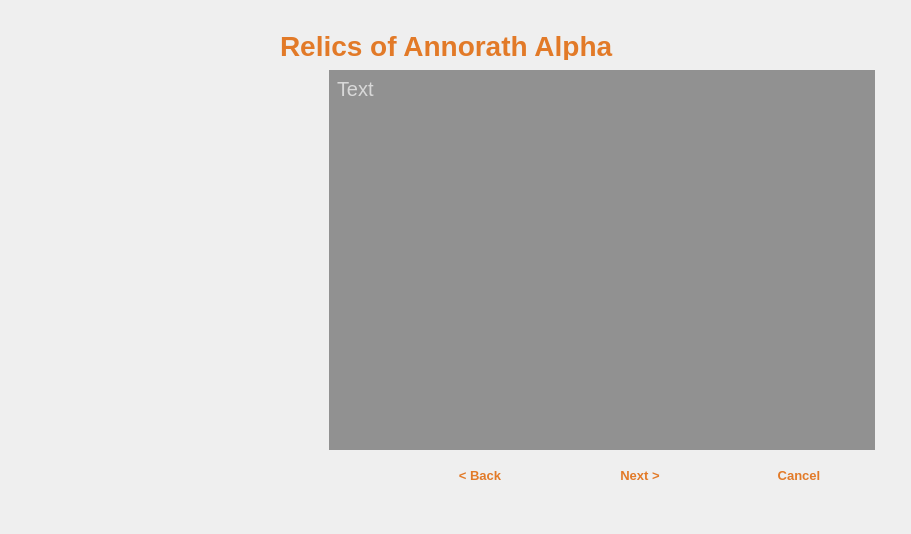
<?xml version="1.0" encoding="UTF-8"?>
<ui version="4.0">
 <class>RoaMainWidget</class>
 <widget class="QWidget" name="RoaMainWidget">
  <property name="geometry">
   <rect>
    <x>0</x>
    <y>0</y>
    <width>911</width>
    <height>534</height>
   </rect>
  </property>
  <property name="windowTitle">
   <string>Relics of Annorath - Installer</string>
  </property>
  <widget class="QWidget" name="background" native="true">
   <property name="geometry">
    <rect>
     <x>2</x>
     <y>0</y>
     <width>901</width>
     <height>531</height>
    </rect>
   </property>
   <property name="font">
    <font>
     <pointsize>11</pointsize>
     <stylestrategy>PreferAntialias</stylestrategy>
     <kerning>false</kerning>
    </font>
   </property>
   <property name="styleSheet">
    <string notr="true">background-image: url(:/images/background.png);</string>
   </property>
  </widget>
  <widget class="QLabel" name="qlDesc">
   <property name="geometry">
    <rect>
     <x>337</x>
     <y>77</y>
     <width>530</width>
     <height>80</height>
    </rect>
   </property>
   <property name="font">
    <font>
     <pointsize>-1</pointsize>
    </font>
   </property>
   <property name="styleSheet">
    <string notr="true">color: rgb(216, 216, 216);
font-size: 20px;</string>
   </property>
   <property name="text">
    <string>&lt;html&gt;&lt;head/&gt;&lt;body&gt;&lt;p&gt;Text&lt;/p&gt;&lt;/body&gt;&lt;/html&gt;</string>
   </property>
   <property name="alignment">
    <set>Qt::AlignLeading|Qt::AlignLeft|Qt::AlignTop</set>
   </property>
   <property name="wordWrap">
    <bool>true</bool>
   </property>
  </widget>
  <widget class="QWidget" name="qwContent" native="true">
   <property name="geometry">
    <rect>
     <x>337</x>
     <y>150</y>
     <width>520</width>
     <height>250</height>
    </rect>
   </property>
   <property name="font">
    <font>
     <pointsize>-1</pointsize>
    </font>
   </property>
   <property name="styleSheet">
    <string notr="true">color: rgb(255, 255, 255);
font-size: 28px;</string>
   </property>
  </widget>
  <widget class="QLabel" name="qlSubtitel">
   <property name="geometry">
    <rect>
     <x>280</x>
     <y>30</y>
     <width>590</width>
     <height>30</height>
    </rect>
   </property>
   <property name="font">
    <font>
     <family>Ubuntu</family>
     <pointsize>-1</pointsize>
     <weight>75</weight>
     <bold>true</bold>
    </font>
   </property>
   <property name="layoutDirection">
    <enum>Qt::LeftToRight</enum>
   </property>
   <property name="autoFillBackground">
    <bool>false</bool>
   </property>
   <property name="styleSheet">
    <string notr="true">color: #e27a28;
font-size: 28px;
font-family: &quot;Ubuntu&quot;;
font-weight: bold;</string>
   </property>
   <property name="text">
    <string>Relics of Annorath Alpha</string>
   </property>
   <property name="textFormat">
    <enum>Qt::PlainText</enum>
   </property>
   <property name="alignment">
    <set>Qt::AlignLeading|Qt::AlignLeft|Qt::AlignTop</set>
   </property>
   <property name="margin">
    <number>-1</number>
   </property>
  </widget>
  <widget class="QPushButton" name="qbCancel">
   <property name="geometry">
    <rect>
     <x>724</x>
     <y>460</y>
     <width>150</width>
     <height>30</height>
    </rect>
   </property>
   <property name="font">
    <font>
     <family>Ubuntu</family>
     <pointsize>10</pointsize>
     <weight>75</weight>
     <bold>true</bold>
     <stylestrategy>PreferAntialias</stylestrategy>
     <kerning>false</kerning>
    </font>
   </property>
   <property name="styleSheet">
    <string notr="true">border-width:0px;
border-style:solid;
color: #e27a28;</string>
   </property>
   <property name="text">
    <string>Cancel</string>
   </property>
  </widget>
  <widget class="QPushButton" name="qpNext">
   <property name="geometry">
    <rect>
     <x>565</x>
     <y>460</y>
     <width>150</width>
     <height>30</height>
    </rect>
   </property>
   <property name="font">
    <font>
     <family>Ubuntu</family>
     <pointsize>10</pointsize>
     <weight>75</weight>
     <bold>true</bold>
     <stylestrategy>PreferAntialias</stylestrategy>
     <kerning>false</kerning>
    </font>
   </property>
   <property name="styleSheet">
    <string notr="true">border-width:0px;
border-style:solid;
color: #e27a28;</string>
   </property>
   <property name="text">
    <string>Next &gt;</string>
   </property>
  </widget>
  <widget class="QPushButton" name="qpBack">
   <property name="geometry">
    <rect>
     <x>405</x>
     <y>460</y>
     <width>150</width>
     <height>30</height>
    </rect>
   </property>
   <property name="font">
    <font>
     <family>Ubuntu</family>
     <pointsize>10</pointsize>
     <weight>75</weight>
     <bold>true</bold>
     <stylestrategy>PreferAntialias</stylestrategy>
     <kerning>false</kerning>
    </font>
   </property>
   <property name="styleSheet">
    <string notr="true">border-width:0px;
border-style:solid;
color: #e27a28;</string>
   </property>
   <property name="text">
    <string>&lt; Back</string>
   </property>
  </widget>
  <widget class="QLabel" name="qlPlaceholder">
   <property name="geometry">
    <rect>
     <x>329</x>
     <y>70</y>
     <width>546</width>
     <height>380</height>
    </rect>
   </property>
   <property name="font">
    <font>
     <family>Ubuntu</family>
     <pointsize>12</pointsize>
     <stylestrategy>PreferAntialias</stylestrategy>
     <kerning>false</kerning>
    </font>
   </property>
   <property name="styleSheet">
    <string notr="true">border: 0px;
color: rgb(255, 255, 255);
background-color: rgba(0,0,0,100);</string>
   </property>
   <property name="text">
    <string>&lt;html&gt;&lt;head/&gt;&lt;body&gt;&lt;p&gt;&lt;br/&gt;&lt;/p&gt;&lt;/body&gt;&lt;/html&gt;</string>
   </property>
   <property name="alignment">
    <set>Qt::AlignLeading|Qt::AlignLeft|Qt::AlignTop</set>
   </property>
   <property name="wordWrap">
    <bool>true</bool>
   </property>
  </widget>
  <zorder>background</zorder>
  <zorder>qlSubtitel</zorder>
  <zorder>qbCancel</zorder>
  <zorder>qpNext</zorder>
  <zorder>qpBack</zorder>
  <zorder>qlPlaceholder</zorder>
  <zorder>qlDesc</zorder>
  <zorder>qwContent</zorder>
 </widget>
 <resources/>
 <connections/>
</ui>
